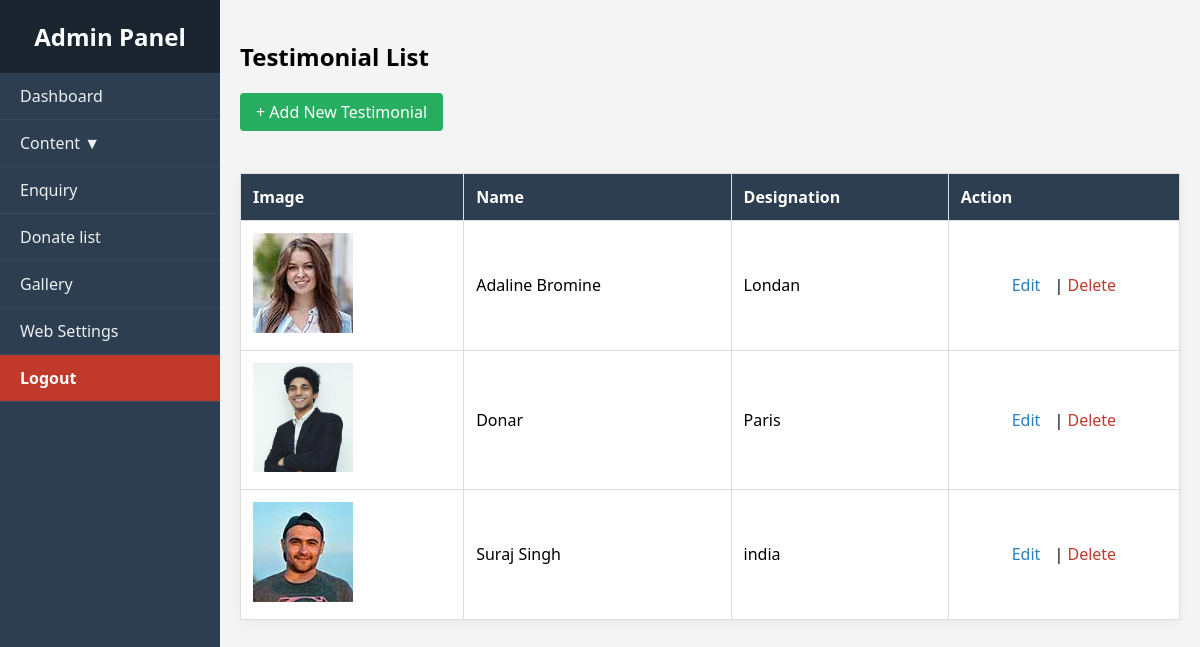
The page /admin/testimonial-list.php on the database its author committed.
### tables this page shows
CREATE TABLE `testimonials` (
  `id` int(11) NOT NULL,
  `name` varchar(255) NOT NULL,
  `city` varchar(255) NOT NULL,
  `message` text NOT NULL,
  `image` varchar(255) DEFAULT NULL,
  `meta_title` varchar(255) DEFAULT NULL,
  `meta_description` text DEFAULT NULL,
  `meta_keywords` text DEFAULT NULL
);

### admin/testimonial-list.php (the view, shortened to what this page needs)
<?php
include 'db.php';
include 'header.php';
?>
<h2>Testimonial List</h2>
<a href="testimonial.php" class="add-btn">+ Add New Testimonial</a>
<br><br>
<table class="styled-table">
    <thead>
        <tr>
            <th>Image</th>
            <th>Name</th>
            <th>Designation</th>
            <th>Action</th>
        </tr>
    </thead>
    <tbody>
    <?php
    $result = $conn->query("SELECT * FROM testimonials ORDER BY id DESC");
    while ($row = $result->fetch_assoc()):
    ?>
        <tr>
            <td><img src="uploads/<?= $row['image'] ?>" width="100"></td>
            <td><?= htmlspecialchars($row['name']) ?></td>
            <td><?= htmlspecialchars($row['city']) ?></td>
            <td>
                <a href="testimonial.php?edit=<?= $row['id'] ?>" class="edit-btn">Edit</a> |
                <a href="testimonial-list.php?delete=<?= $row['id'] ?>" class="delete-btn" onclick="return confirm('Are you sure?')">Delete</a>
            </td>
        </tr>
    <?php endwhile; ?>
    </tbody>
</table>
</div>
</body>
</html>

### admin/header.php (style rules this page uses)
* { box-sizing: border-box; }
body { margin: 0; font-family: 'Segoe UI', sans-serif; background-color: #f4f4f4; }
.add-btn { display: inline-block; background: #27ae60; color: white; padding: 8px 16px; text-decoration: none; border-radius: 4px; margin-bottom: 20px; }
.styled-table { width: 100%; border-collapse: collapse; background: white; box-shadow: 0 2px 10px rgba(0, 0, 0, 0.05); }
.styled-table th, .styled-table td { padding: 12px; border: 1px solid #ddd; text-align: left; }
.styled-table td:last-child { text-align: center; }
.styled-table th { background-color: #2c3e50; color: white; }
.edit-btn { color: #2980b9; text-decoration: none; margin-right: 10px; }
.delete-btn { color: #c0392b; text-decoration: none; }

### rows shown on the page
testimonials: image (picture), name "Adaline Bromine", city "Londan"
testimonials: image (picture), name "Donar", city "Paris"
testimonials: image (picture), name "Suraj Singh", city "india"
